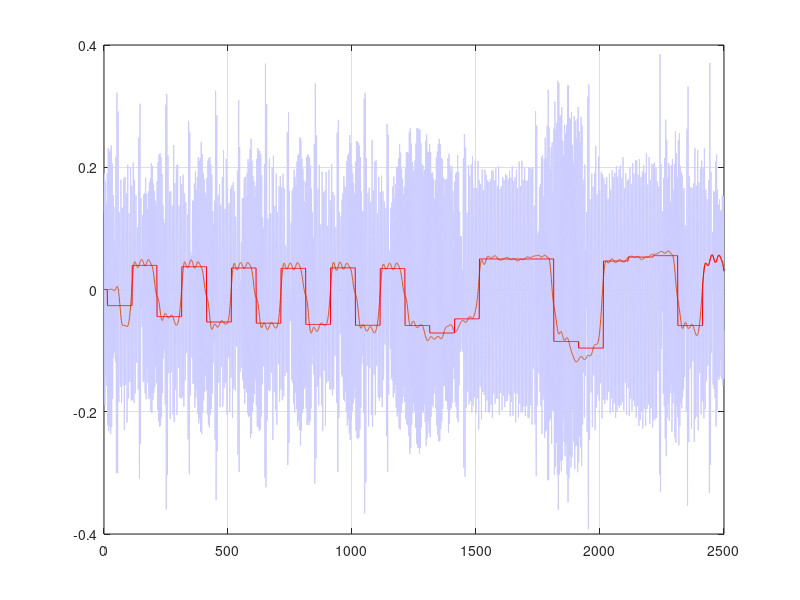

Source code (MATLAB):
function soundchecker()
    clc, clear all ;
    if 0    
        audio_dev = audiorecorder(8000,8,1) ;
        recordblocking(audio_dev, 5) ;
        rxbuf = getaudiodata(audio_dev) ;
    else
        rxbuf = get_sound_message('10101010101011100001010101010101110000') ;
        rxbuf = [randn(1200,1);rxbuf;randn(1000,1);] ;
        %rxbuf = rxbuf+randn(size(rxbuf))*0.4 ;
        load sound3_300 ;
        
        bph = fir2(128,[0 1700/4000 1800/4000 4000/4000],[ 0.5 0.5 3 3]) ;
        rxbuf = filter(bph,1,rxbuf) ;
        %rxbuf = rxbuf(3500:7500) ;
    end
    t = 0 ;
    while t<length(rxbuf)-2500
        [status, bits] = demod_fsk(rxbuf(1+t:t+2500)) ;
        t = t + 2500 ;
        if status==1
            if ~isempty(strfind(bits(:)','10101010'))
                fprintf('Message received!\n') ;
            end
        end
    end
end

function [status, bits] = demod_fsk(rxbuf)
    bit_samples = 100 ; % 80 bit/s
    %demodulate FSK signal
    N = length(rxbuf) ;
    r = zeros(N,1) ;
    for k=3:1:N
        r(k) = rxbuf(k)*(0.9420*rxbuf(k-1) + 0.1989*rxbuf(k-2)) ;
    end
    bph = fir2(128,[0 300/4000 400/4000 4000/4000],[ 1 1 0 0]) ;
    r0 = 10*filter(bph,1,r) ;
    %r0(1:64) = 0 ;
    %r0 = r0(64:end) ;
    bit_bounds = zeros(bit_samples,1) ;
    last_check_point = 1 ;
    mesh_count = 0 ;
    data_offset = 0 ;
    for n=1:length(r0)-10
        if r0(n)*r0(n+1)<0 && r0(n)*r0(n+2)<0 && r0(n)*r0(n+3)<0
            bit_bounds(mod(n-1,bit_samples)+1) = bit_bounds(mod(n-1,bit_samples)+1)+1 ;
            mesh_count = mesh_count + 1 ;
            if mesh_count>5
                if (n-last_check_point)<bit_samples
                    fprintf('#%05d: reset bit boundary scan procedure.\n', n) ;
                    bit_bounds = zeros(bit_samples,1) ;
                    data_offset = (fix(n/bit_samples)+1)*bit_samples ;
                end
                mesh_count = 0 ;
                last_check_point = n ;
            end
        end
    end
    if sum(bit_bounds)>5
        bit_bounds = bit_bounds/sum(bit_bounds) ;
        [Pb,bit_shift] = max(bit_bounds) ;
    else
        Pb = 0 ;
        bit_shift = 0 ;
    end
    fprintf('Pb %f\n',Pb) ;
    if Pb>0
        status = 1 ;
        rc = r0 ;
        rc(1:data_offset) = 0 ;
        num_bits = fix((length(r0)-data_offset-bit_shift)/bit_samples) ;
        bits = repmat('x',1,num_bits) ;
        d0 = 5 ;
        for k=1:num_bits
            symbol = mean(r0(data_offset+bit_shift+(k-1)*bit_samples+1+d0:data_offset+bit_shift+k*bit_samples-d0)) ;
            rc(data_offset+bit_shift+(k-1)*bit_samples+1:data_offset+bit_shift+k*bit_samples) = symbol ;
            if symbol>0
                bits(k) = '0' ;
            else
                bits(k) = '1' ;
            end
        end
        %subplot(211), 
        hold off, plot(rxbuf,'Color',[0.8 0.8 1]), grid on ;
        %subplot(212), 
        hold on, plot(r0), grid on, hold on, plot(rc,'r-')
    else
        status = 0 ;
        bits = '' ;
    end
end

function s = get_sound_message(msg)
    fs = 1750 ;
    fd = 8000 ;
    bit_samples = 100 ; % 20 bit/s
    s = zeros(length(msg)*bit_samples,1) ;
    phase = 0 ;
    for n=1:length(s)
        if msg(fix((n-1)/bit_samples)+1)=='1'
            s(n) = cos(phase) ;
            phase = phase + 2*pi*(fs-100)/fd ;
        else
            s(n) = cos(phase) ;
            phase = phase + 2*pi*(fs+100)/fd ;
        end
    end
    %s = [randn(1000,1);s] ;
    %s = randn(10000,1) ;
    %sound(s,fd) ;
end

